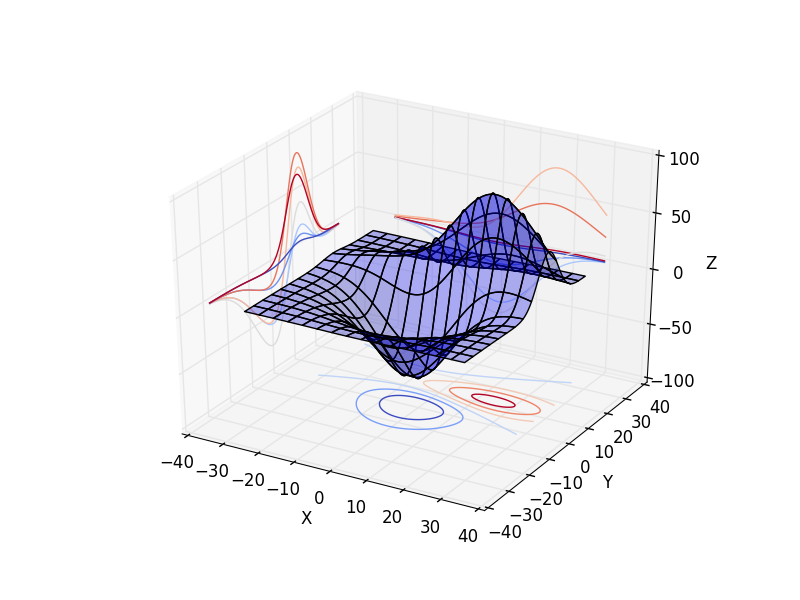

Here is the Python script that generated this plot:
import matplotlib as mpl
mpl.use('agg')
import matplotlib.pyplot as plt
from mpl_toolkits.mplot3d import axes3d
from itertools import product, combinations
import numpy as np
import pylab
from matplotlib import cm

fig = plt.figure()
ax = fig.gca(projection='3d')
X, Y, Z = axes3d.get_test_data(0.05)
ax.plot_surface(X, Y, Z, rstride=8, cstride=8, alpha=0.3)
cset = ax.contour(X, Y, Z, zdir='z', offset=-100, cmap=cm.coolwarm)
cset = ax.contour(X, Y, Z, zdir='x', offset=-40, cmap=cm.coolwarm)
cset = ax.contour(X, Y, Z, zdir='y', offset=40, cmap=cm.coolwarm)

ax.set_xlabel('X')
ax.set_xlim(-40, 40)
ax.set_ylabel('Y')
ax.set_ylim(-40, 40)
ax.set_zlabel('Z')
ax.set_zlim(-100, 100)

plt.savefig('3dcontour.png')
